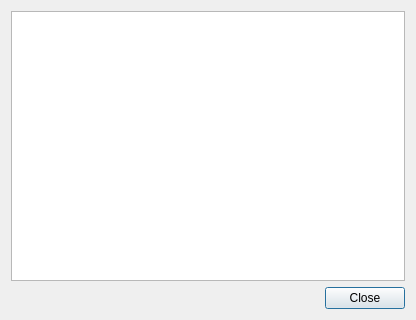
<?xml version="1.0" encoding="UTF-8"?>
<ui version="4.0">
 <class>CAboutDialog</class>
 <widget class="QDialog" name="CAboutDialog">
  <property name="geometry">
   <rect>
    <x>0</x>
    <y>0</y>
    <width>416</width>
    <height>320</height>
   </rect>
  </property>
  <property name="windowTitle">
   <string>Dialog</string>
  </property>
  <layout class="QGridLayout" name="gridLayout">
   <item row="0" column="0">
    <widget class="QPlainTextEdit" name="ptEdit">
     <property name="readOnly">
      <bool>true</bool>
     </property>
    </widget>
   </item>
   <item row="1" column="0">
    <widget class="QDialogButtonBox" name="bbBox">
     <property name="orientation">
      <enum>Qt::Horizontal</enum>
     </property>
     <property name="standardButtons">
      <set>QDialogButtonBox::Close</set>
     </property>
    </widget>
   </item>
  </layout>
 </widget>
 <resources/>
 <connections>
  <connection>
   <sender>bbBox</sender>
   <signal>accepted()</signal>
   <receiver>CAboutDialog</receiver>
   <slot>accept()</slot>
   <hints>
    <hint type="sourcelabel">
     <x>248</x>
     <y>254</y>
    </hint>
    <hint type="destinationlabel">
     <x>157</x>
     <y>274</y>
    </hint>
   </hints>
  </connection>
  <connection>
   <sender>bbBox</sender>
   <signal>rejected()</signal>
   <receiver>CAboutDialog</receiver>
   <slot>reject()</slot>
   <hints>
    <hint type="sourcelabel">
     <x>316</x>
     <y>260</y>
    </hint>
    <hint type="destinationlabel">
     <x>286</x>
     <y>274</y>
    </hint>
   </hints>
  </connection>
 </connections>
</ui>
